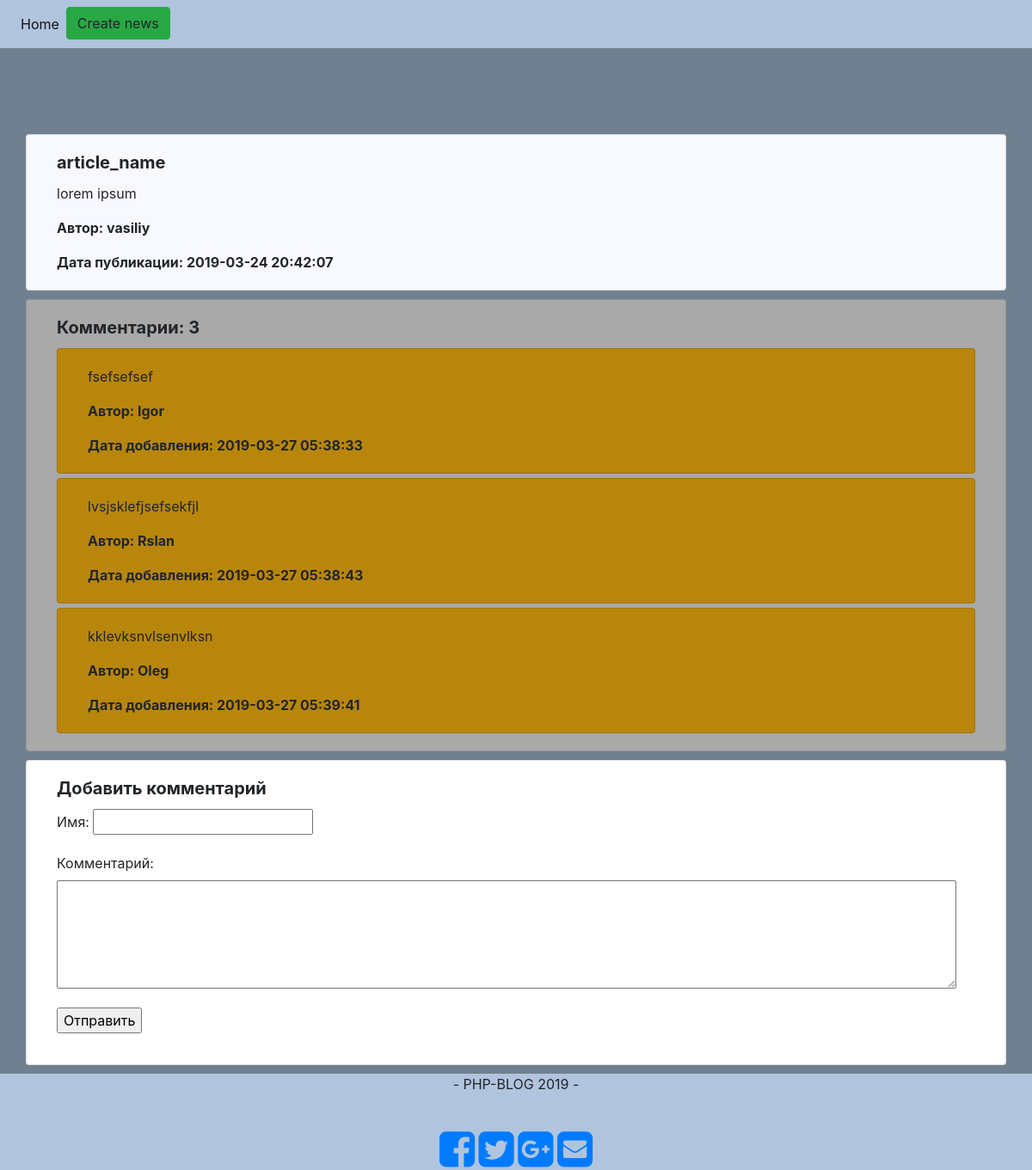
Before: /news/view/4 with the older database file.
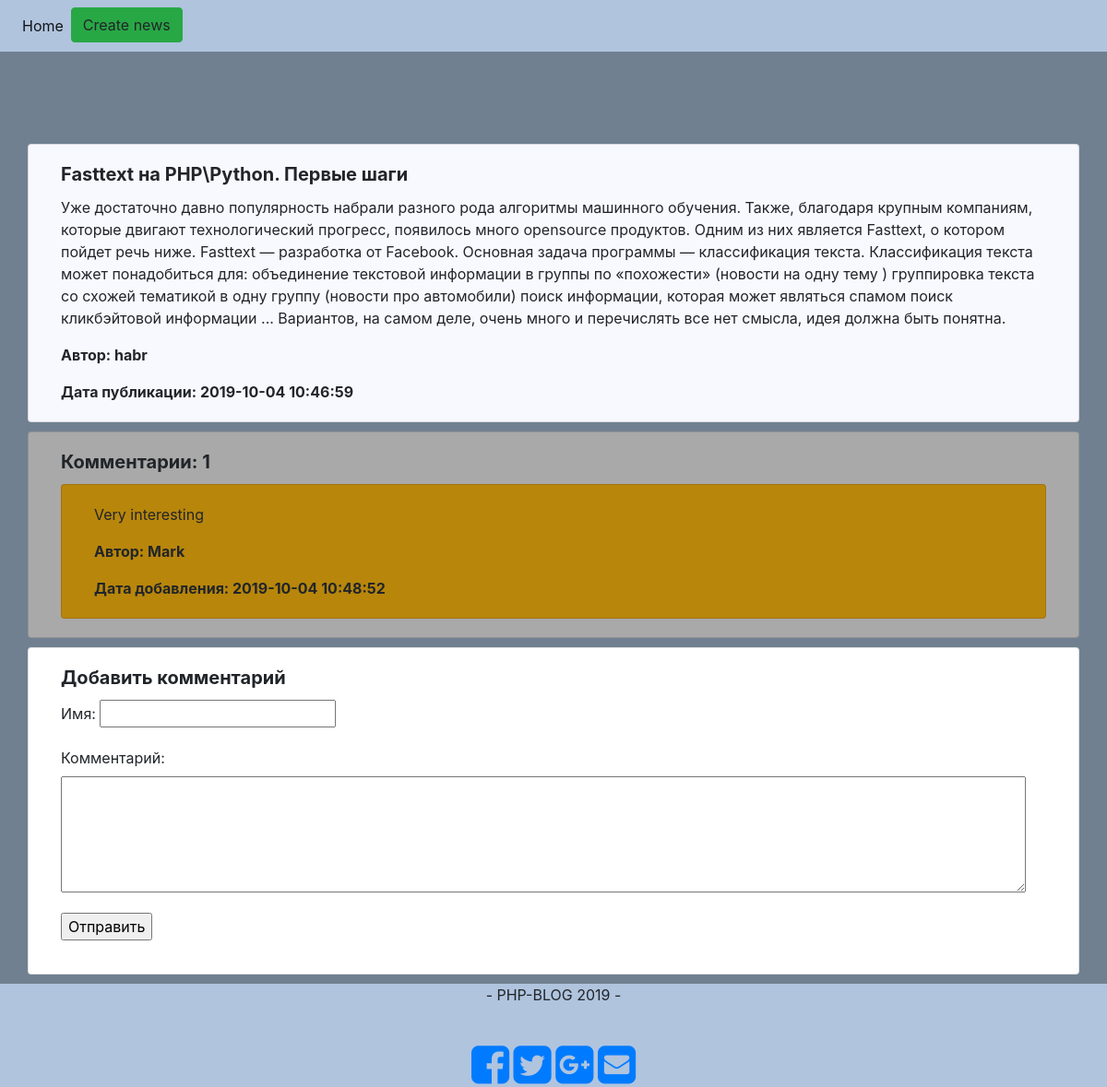
After: the same page with the newer database file.
### tables this page shows
CREATE TABLE `news` (
  `id` int(11) NOT NULL,
  `author` varchar(255) NOT NULL,
  `date_d` timestamp NOT NULL DEFAULT CURRENT_TIMESTAMP,
  `name` varchar(255) NOT NULL,
  `text` text NOT NULL
);

CREATE TABLE `comments` (
  `id` int(11) NOT NULL,
  `author` varchar(255) NOT NULL,
  `news_id` int(11) NOT NULL,
  `comm` varchar(255) NOT NULL,
  `date_d` timestamp NOT NULL DEFAULT CURRENT_TIMESTAMP
);

### app/bootstrap.php (called while the page is built, shortened)
<?php
spl_autoload_register(function($class) {
    $path = str_replace('\\', '/', $class.'.php');
});
Route::start();

### app/config/db.php (called while the page is built)
<?php
return [
    'dsn' => 'mysql:host=' . 'localhost' . ';dbname=' . 'php_blog',
    'username' => 'root',
    'password' => ''
];

### app/core/Model.php (called while the page is built, shortened)
<?php
class Model
{
    public function __construct()
    {
        $params = require 'app/config/db.php';
        $this->db = Db::getInstance($params['dsn'], $params['username'], $params['password']);
    }
}

### app/core/Db.php (called while the page is built, shortened)
<?php
class Db
{
    private static $_instance = null;
    public static function getInstance($dsn, $username, $password)
    {
        if (self::$_instance != null) {
            return self::$_instance;
        }
        return self::$_instance = new PDO(
            $dsn,
            $username,
            $password,
            [
                PDO::MYSQL_ATTR_INIT_COMMAND => "SET NAMES 'utf8'"
            ]
        );
    }
}

### app/core/View.php (called while the page is built, shortened)
<?php
class View {
    public $template_view = 'main.php';
    function render() {
        include 'app/views/templates/' . $this->template_view;
    }
}

### app/controllers/Controller_News.php (called while the page is built, shortened)
<?php
class Controller_News extends Controller
{
    public $model_news;
    public $model_comment;
    public function __construct()
    {
        $this->model_news = new Model_News();
        $this->model_comment = new Model_Comment();
        $this->view->template_view = 'main.php';
    }
    public function action_view($id)
    {
        $this->view->comments = $this->model_comment->get_news_comments($id[0]);
        $this->view->count_comments = $this->model_comment->get_news_count_comments($id[0]);
        $this->view->one_news = $this->model_news->get_one_news($id[0]);
        $this->view->content_view = 'main/news_view.php';
        $this->view->render();
    }
}

### index.php (called while the page is built)
<?php
require_once 'app/bootstrap.php';

### app/models/Model_News.php (called while the page is built, shortened)
<?php
class Model_News extends Model
{
    public static function tableName()
    {
        return 'news';
    }
    public function get_one_news($id)
    {
        $query = 'SELECT * FROM ' . self::tableName() . ' WHERE id=:id';
        $stmt = $this->db->prepare($query);
        $stmt->bindParam(':id', $id);
        $stmt->execute();
        if ($result = $stmt->fetch()) {
            return $result;
        } else {
            return false;
        }
    }
}

### app/models/Model_Comment.php (called while the page is built, shortened)
<?php
class Model_Comment extends Model
{
    public static function tableName()
    {
        return 'comments';
    }
    public function get_news_comments($news_id)
    {
        $query = 'SELECT * FROM ' . self::tableName() . ' WHERE news_id=:news_id';
        $stmt = $this->db->prepare($query);
        $stmt->bindParam(':news_id', $news_id);
        $stmt->execute();
        if ($result = $stmt->fetchAll()) {
            return $result;
        } else {
            return false;
        }
    }
    public function get_news_count_comments($news_id)
    {
        $query = 'SELECT count(id) FROM ' . self::tableName() . ' WHERE news_id=:news_id';
        $stmt = $this->db->prepare($query);
        $stmt->bindParam(':news_id', $news_id);
        $stmt->execute();
        if ($result = $stmt->fetch()) {
            return $result;
        } else {
            return false;
        }
    }
}

### app/views/main/news_view.php (the view, shortened to what this page needs)
<?php
if ($this->one_news): ?>
    <div class="row">
        <div class="container" style="margin-top: 100px;">
            <div class="row">
                <div class="card col-sm-12" style="background-color: ghostwhite;">
                    <div class="card-body">
                        <h5 class="card-title"><strong><?= htmlspecialchars($this->one_news['name'], ENT_QUOTES | ENT_SUBSTITUTE) ?></strong></h5>
                        <p class="card-text"><?= htmlspecialchars($this->one_news['text'], ENT_QUOTES | ENT_SUBSTITUTE) ?></p>
                        <p class="card-text"><strong>Автор: <?= htmlspecialchars($this->one_news['author'], ENT_QUOTES | ENT_SUBSTITUTE) ?></strong></p>
                        <p class="card-text"><strong>Дата публикации: <?= htmlspecialchars($this->one_news['date_d'], ENT_QUOTES | ENT_SUBSTITUTE) ?></strong></p>
                    </div>
                </div>
            </div>
        </div>
        <div class="container" style="margin-top: 10px;">
            <div class="row">
                <div class="card col-sm-12" style="background-color: darkgray;">
                    <div class="card-body">
                        <h5 class="card-title"><strong>Комментарии: <?= $this->count_comments["count(id)"] ?></strong>
                        </h5>
                        <?php if (!empty($this->comments)): ?>
                            <?php foreach ($this->comments as $comment): ?>
                                <div class="card col-sm-12" style="margin-top: 5px;background-color: darkgoldenrod;">
                                    <div class="card-body">
                                        <p class="card-text"><?= htmlspecialchars($comment['comm'], ENT_QUOTES | ENT_SUBSTITUTE) ?></p>
                                        <p class="card-text"><strong>Автор: <?= htmlspecialchars($comment['author'], ENT_QUOTES | ENT_SUBSTITUTE) ?></strong></p>
                                        <p class="card-text"><strong>Дата
                                                добавления: <?= htmlspecialchars($comment['date_d'], ENT_QUOTES | ENT_SUBSTITUTE) ?></strong></p>
                                    </div>
                                </div>
                            <?php endforeach; ?>
                        <?php endif; ?>
                    </div>
                </div>
            </div>
        </div>
        <div class="container" style="margin-top: 10px;">
            <div class="row">
                <div class="card col-sm-12">
                    <div class="card-body">
                        <h5 class="card-title"><strong>Добавить комментарий</strong></h5>
                        <form name="comment" action="../add_comment" method="post">
                            <p>
                                <label>Имя:</label>
                                <input type="text" name="author"/>
                            </p>
                            <p>
                                <label>Комментарий:</label>
                                <br/>
                                <textarea name="comm" cols="100" rows="5"></textarea>
                            </p>
                            <p>
                                <input type="submit" value="Отправить"/>
                            </p>
                        </form>
                    </div>
                </div>
            </div>
        </div>
    </div>
<?php
endif;

### app/core/Route.php (shortened to what this page needs)
<?php
class Route {
    static public function start() {
        $action_name = 'index';
        $routes = explode('/', $_SERVER['REQUEST_URI']);
        if (!empty($routes[2])) {
            $action_name = $routes[2];
        }
        $action_name = 'action_' . $action_name;
        $controller = new $controllerClassName;
        if (method_exists($controller, $action_name)) {
            $add_params = array();
            foreach ($routes as $key => $route) {
                if ($key <= 2) {
                    continue;
                }
                $add_params[] = $route;
            }
            if (!empty($add_params)) {
                $controller->$action_name($add_params);
            } else {
                $controller->$action_name();
            }
        } else {
            Route::ErrorPage404();
        }
    }
}

### app/views/templates/main.php (shortened to what this page needs)
<!DOCTYPE html>
<html lang="ru">
<head>
    <link href="//maxcdn.bootstrapcdn.com/font-awesome/4.1.0/css/font-awesome.min.css" rel="stylesheet">
    <link rel="stylesheet" href="https://maxcdn.bootstrapcdn.com/bootstrap/4.0.0/css/bootstrap.min.css"
>
    <link rel="stylesheet" type="text/css" href="//cdn.jsdelivr.net/gh/kenwheeler/slick@1.8.0/slick/slick.css"/>
    <link rel="stylesheet" type="text/css" href="//cdn.jsdelivr.net/gh/kenwheeler/slick@1.8.0/slick/slick-theme.css"/>
</head>
<body>
<nav class="navbar navbar-expand-lg navbar-light">
    <div class="collapse navbar-collapse justify-content-between" id="navbarNav">
        <ul class="navbar-nav">
            <li class="nav-item active">
                <a class="nav-link" href="/news">Home <span class="sr-only">(current)</span></a>
            </li>
            <li class="nav-item">
                <a class="btn btn-success" data-toggle="modal" data-target="#createNews">Create news</a>
            </li>
        </ul>
    </div>
</nav>
<div class="content">
    <?php include 'app/views/' . $this->content_view; ?>
</div>
<div class="footer">
    <div class="text-center center-block">
        <p class="txt-railway">- PHP-BLOG 2019 -</p>
        <br/>
        <a href="https://www.facebook.com/bootsnipp"><i id="social-fb"
                                                        class="fa fa-facebook-square fa-3x social"></i></a>
        <a href="https://twitter.com/bootsnipp"><i id="social-tw" class="fa fa-twitter-square fa-3x social"></i></a>
        <a href="https://plus.google.com/+Bootsnipp-page"><i id="social-gp"
                                                             class="fa fa-google-plus-square fa-3x social"></i></a>
        <a href="mailto:bootsnipp@gmail.com"><i id="social-em" class="fa fa-envelope-square fa-3x social"></i></a>
    </div>
</div>
</body>
</html>

### app/views/templates/main.php (style rules this page uses)
body { min-height: 800px; }
nav, .footer { background-color: lightsteelblue; }
.content { background-color: slategray; min-height: 800px; padding-bottom: 10px; }

Changed rows visible on the page:
removed comments: comm "fsefsefsef", author "Igor", date_d "2019-03-27 05:38:33"
removed comments: comm "lvsjsklefjsefsekfjl", author "Rslan", date_d "2019-03-27 05:38:43"
removed comments: comm "kklevksnvlsenvlksn", author "Oleg", date_d "2019-03-27 05:39:41"
changed news: name "article_name" → "Fasttext на PHP\\Python. Первые шаги"; text "lorem ipsum" → "Уже достаточно давно популярность набрали разного рода алгоритмы машинного обучения. Также, благодаря крупным компаниям, которые двигают технологический прогресс, появилось много opensource продуктов. Одним из них является Fasttext, о котором пойдет речь ниже. Fasttext — разработка от Facebook. Основная задача программы — классификация текста. Классификация текста может понадобиться для: объединение текстовой информации в группы по «похожести» (новости на одну тему ) группировка текста со схожей тематикой в одну группу (новости про автомобили) поиск информации, которая может являться спамом поиск кликбэйтовой информации ... Вариантов, на самом деле, очень много и перечислять все нет смысла,…"; author "vasiliy" → "habr"; date_d "2019-03-24 20:42:07" → "2019-10-04 10:46:59"
now on this page (row edited): comments: comm "Very interesting", author "Mark", date_d "2019-10-04 10:48:52"
Other visible differences:
$this->count_comments["count(id)"]: "3" → "1"
